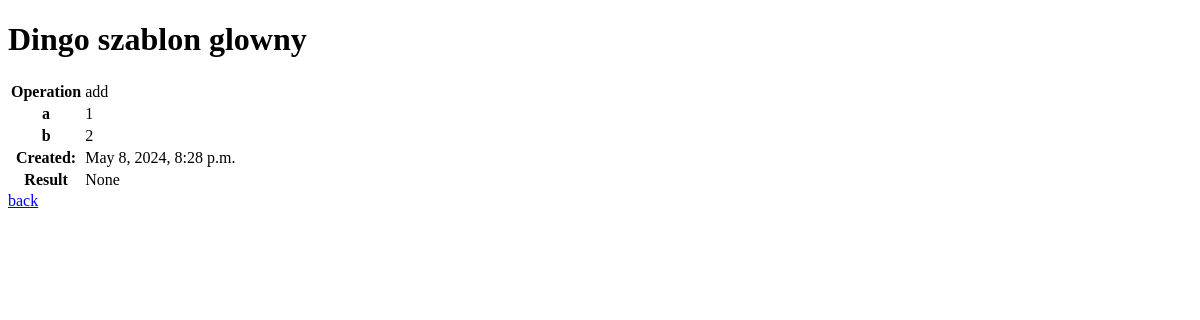
/maths/histories/1, run on an earlier commit of the app's database.
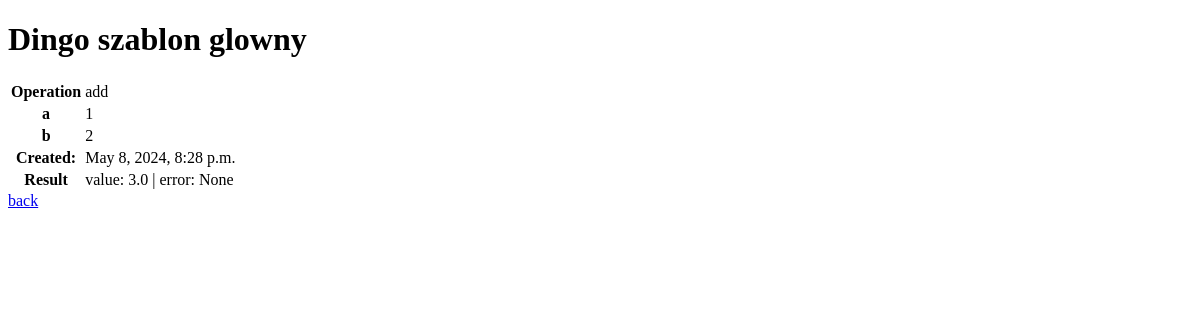
And on a later commit of the database.
### maths/models.py (models this page shows, shortened)
class Math(models.Model):
    operation = models.CharField(max_length=5, choices=OPERATION_CHOICES)
    a = models.IntegerField()
    b = models.IntegerField()
    created = models.DateTimeField(auto_now_add=True)
    result = models.ForeignKey(
        'maths.Result',
        on_delete=models.CASCADE,
        null=True,
        blank=True
    )

class Result(models.Model):
    value = models.FloatField(blank=True, null=True, unique=True)
    error = models.CharField(
        max_length=255,
        null=True,
        blank=True,
        unique=True
    )
    class Meta:
        constraints = [
            models.CheckConstraint(
                name="%(app_label)s_%(class)s_value_error_together",
                check=(
                    models.Q(
                        value__isnull=False,
                        error__isnull=True,
                    )
                    | models.Q(
                        value__isnull=True,
                        error__isnull=False,
                    )
                ),
            )
        ]
    def __str__(self):
        return f"value: {self.value} | error: {self.error}"

### maths/views.py (the view)
# urls.py: path('histories/<int:id>', math_details, name="details"),
def math_details(request, id):
   math = Math.objects.get(id=id)
   return render(
       request=request,
       template_name="maths/details.html",
       context={"math": math}
   )

### maths/templates/maths/details.html (shortened to what this page needs)
{% extends "maths/main.html" %}
{% block content %}
   <table>
       <tr>
           <th>Operation</th>
           <td>{{ math.operation }}</td>
       </tr>
       <tr>
           <th>a</th>
           <td>{{ math.a }}</td>
       </tr>
       <tr>
           <th>b</th>
           <td>{{ math.b }}</td>
       </tr>
       <tr>
           <th>Created:</th>
           <td>{{ math.created }}</td>
       </tr>
       <tr>
           <th>Result</th>
           <td>{{ math.result }}</td>
       </tr>
   </table>
   <a href="{% url "maths:list" %}">back</a>
{% endblock %}

What changed in the data, as far as the page shows it:
changed Math "add": result "None" → "value: 3.0 | error: None"
